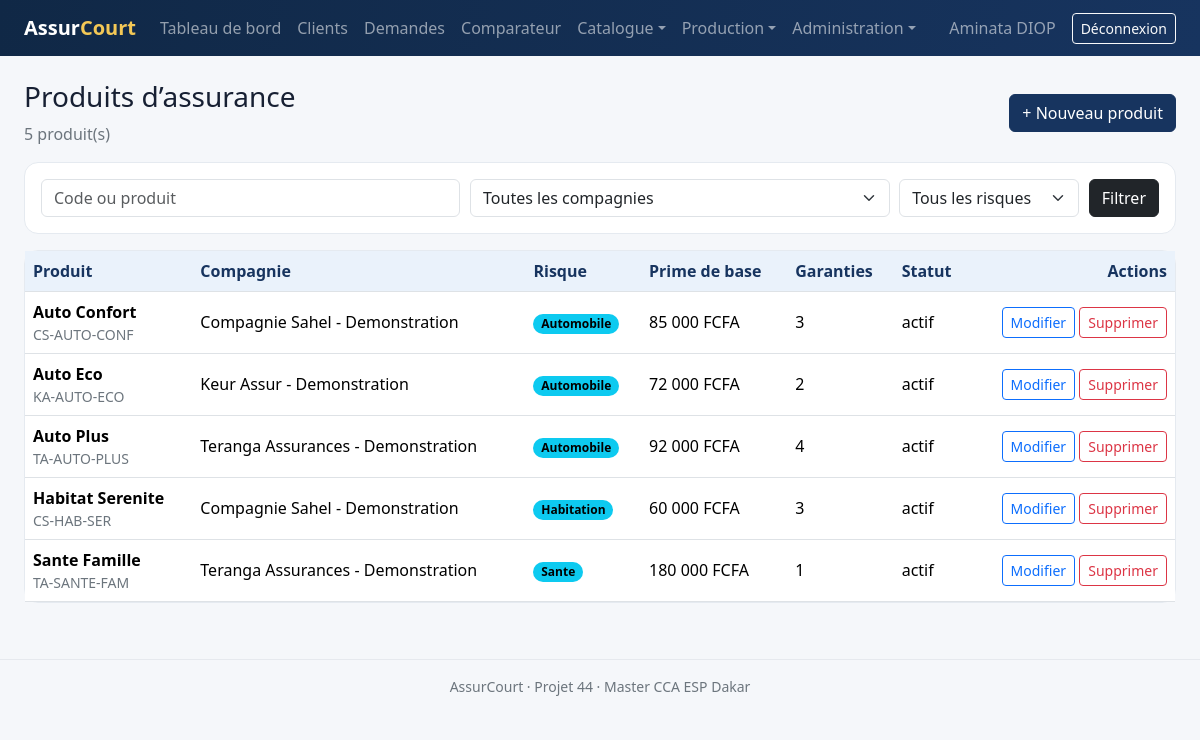
Page /public/produits/index.php (signed in) on the committed database.
### tables this page shows
CREATE TABLE produits_assurance (
    id BIGINT UNSIGNED AUTO_INCREMENT PRIMARY KEY,
    compagnie_id BIGINT UNSIGNED NOT NULL,
    categorie_id BIGINT UNSIGNED NOT NULL,
    code_produit VARCHAR(40) NOT NULL UNIQUE,
    nom VARCHAR(190) NOT NULL,
    description TEXT NULL,
    prime_base DECIMAL(15,2) NOT NULL DEFAULT 0,
    prime_minimale DECIMAL(15,2) NOT NULL DEFAULT 0,
    duree_mois SMALLINT UNSIGNED NOT NULL DEFAULT 12,
    statut ENUM('actif','inactif') NOT NULL DEFAULT 'actif',
    date_debut_validite DATE NOT NULL,
    date_fin_validite DATE NULL,
    INDEX idx_produit_catalogue (compagnie_id, categorie_id, statut),
    CONSTRAINT fk_produit_compagnie FOREIGN KEY (compagnie_id) REFERENCES compagnies(id),
    CONSTRAINT fk_produit_categorie FOREIGN KEY (categorie_id) REFERENCES categories_risque(id)
);

CREATE TABLE compagnies (
    id BIGINT UNSIGNED AUTO_INCREMENT PRIMARY KEY,
    code VARCHAR(20) NOT NULL UNIQUE,
    raison_sociale VARCHAR(190) NOT NULL,
    email VARCHAR(190) NULL,
    telephone VARCHAR(30) NULL,
    adresse VARCHAR(255) NULL,
    contact_commercial VARCHAR(190) NULL,
    statut ENUM('active','inactive') NOT NULL DEFAULT 'active',
    date_partenariat DATE NULL,
    created_at TIMESTAMP NOT NULL DEFAULT CURRENT_TIMESTAMP
);

CREATE TABLE categories_risque (
    id BIGINT UNSIGNED AUTO_INCREMENT PRIMARY KEY,
    code VARCHAR(30) NOT NULL UNIQUE,
    libelle VARCHAR(100) NOT NULL,
    description TEXT NULL
);

### includes/helpers.php (called while the page is built, shortened)
<?php
function e(?string $value): string
{
    return htmlspecialchars($value ?? '', ENT_QUOTES | ENT_SUBSTITUTE, 'UTF-8');
}

### public/produits/index.php (the view)
<?php
require_once __DIR__.'/../../includes/bootstrap.php';require_roles(['ADMIN','RESPONSABLE','AGENT']);$db=Database::connection();$q=trim((string)($_GET['q']??''));$cat=(int)($_GET['categorie']??0);$compagnie=(int)($_GET['compagnie']??0);$page=max(1,(int)($_GET['page']??1));$per=20;$w=[];$p=[];if($q!==''){$w[]='(p.code_produit LIKE :q OR p.nom LIKE :q)';$p['q']='%'.$q.'%';}if($cat){$w[]='p.categorie_id=:cat';$p['cat']=$cat;}if($compagnie){$w[]='p.compagnie_id=:cie';$p['cie']=$compagnie;}$where=$w?' WHERE '.implode(' AND ',$w):'';$s=$db->prepare('SELECT COUNT(*) FROM produits_assurance p'.$where);$s->execute($p);$total=(int)$s->fetchColumn();$pages=max(1,(int)ceil($total/$per));$page=min($page,$pages);$s=$db->prepare("SELECT p.*,c.raison_sociale,cr.libelle categorie,(SELECT COUNT(*) FROM produits_garanties pg WHERE pg.produit_id=p.id) nb_garanties FROM produits_assurance p JOIN compagnies c ON c.id=p.compagnie_id JOIN categories_risque cr ON cr.id=p.categorie_id $where ORDER BY p.nom LIMIT :lim OFFSET :off");foreach($p as $k=>$v)$s->bindValue(':'.$k,$v);$s->bindValue(':lim',$per,PDO::PARAM_INT);$s->bindValue(':off',($page-1)*$per,PDO::PARAM_INT);$s->execute();$rows=$s->fetchAll();$categories=$db->query('SELECT id,libelle FROM categories_risque ORDER BY libelle')->fetchAll();$compagnies=$db->query("SELECT id,raison_sociale FROM compagnies ORDER BY raison_sociale")->fetchAll();$title='Produits';require __DIR__.'/../../includes/header.php';?>
<div class="page-heading"><div><h1 class="h3">Produits d’assurance</h1><p class="text-secondary"><?= $total ?> produit(s)</p></div><a class="btn btn-primary" href="form.php">+ Nouveau produit</a></div><form class="filter-bar filter-four" method="get"><input class="form-control" name="q" value="<?= e($q) ?>" placeholder="Code ou produit"><select class="form-select" name="compagnie"><option value="0">Toutes les compagnies</option><?php foreach($compagnies as $c): ?><option value="<?= $c['id'] ?>" <?= $compagnie==(int)$c['id']?'selected':'' ?>><?= e($c['raison_sociale']) ?></option><?php endforeach ?></select><select class="form-select" name="categorie"><option value="0">Tous les risques</option><?php foreach($categories as $c): ?><option value="<?= $c['id'] ?>" <?= $cat==(int)$c['id']?'selected':'' ?>><?= e($c['libelle']) ?></option><?php endforeach ?></select><button class="btn btn-dark">Filtrer</button></form><div class="card"><div class="table-responsive"><table class="table table-hover align-middle mb-0"><thead><tr><th>Produit</th><th>Compagnie</th><th>Risque</th><th>Prime de base</th><th>Garanties</th><th>Statut</th><th class="text-end">Actions</th></tr></thead><tbody><?php foreach($rows as $r): ?><tr><td><strong><?= e($r['nom']) ?></strong><div class="small text-secondary"><?= e($r['code_produit']) ?></div></td><td><?= e($r['raison_sociale']) ?></td><td><span class="badge rounded-pill text-bg-info"><?= e($r['categorie']) ?></span></td><td><?= number_format((float)$r['prime_base'],0,',',' ') ?> FCFA</td><td><?= (int)$r['nb_garanties'] ?></td><td><?= e($r['statut']) ?></td><td class="text-end"><a class="btn btn-sm btn-outline-primary" href="form.php?id=<?= (int)$r['id'] ?>">Modifier</a> <form class="d-inline" method="post" action="delete.php" data-confirm="Supprimer ce produit ?"><?= csrf_field() ?><input type="hidden" name="id" value="<?= (int)$r['id'] ?>"><button class="btn btn-sm btn-outline-danger">Supprimer</button></form></td></tr><?php endforeach; ?><?php if(!$rows): ?><tr><td colspan="7" class="empty-state">Aucun produit trouvé.</td></tr><?php endif; ?></tbody></table></div></div><?php require __DIR__.'/../../includes/footer.php'; ?>

### public/assets/css/app.css (style rules this page uses)
:root { --navy:#17345f;--blue:#2f6fae;--pale:#eaf2fb;--gold:#d4a72c;--ink:#172033 }
body { background:#f5f7fa;color:var(--ink);font-family:system-ui,-apple-system,"Segoe UI",sans-serif }
.card { border:1px solid #e5eaf0;border-radius:14px }
.btn-primary { background:var(--navy);border-color:var(--navy) }
.table thead th { background:var(--pale);color:var(--navy);white-space:nowrap }
.page-heading { display:flex;justify-content:space-between;align-items:center;gap:1rem;margin-bottom:1rem }
.page-heading p { margin:0 }
.filter-bar { display:grid;grid-template-columns:minmax(240px,1fr) 220px auto;gap:.6rem;background:#fff;border:1px solid #e5eaf0;padding:1rem;border-radius:14px;margin-bottom:1rem }
.filter-bar.filter-four { grid-template-columns:minmax(190px,1fr) minmax(190px,1fr) 180px auto }

### rows in the picture
produits_assurance: nom "Auto Confort", code_produit "CS-AUTO-CONF", compagnie.raison_sociale "Compagnie Sahel - Demonstration", categorie.libelle "Automobile", prime_base "85 000", nb_garanties "3", statut "actif"
produits_assurance: nom "Auto Eco", code_produit "KA-AUTO-ECO", compagnie.raison_sociale "Keur Assur - Demonstration", categorie.libelle "Automobile", prime_base "72 000", nb_garanties "2", statut "actif"
produits_assurance: nom "Auto Plus", code_produit "TA-AUTO-PLUS", compagnie.raison_sociale "Teranga Assurances - Demonstration", categorie.libelle "Automobile", prime_base "92 000", nb_garanties "4", statut "actif"
produits_assurance: nom "Habitat Serenite", code_produit "CS-HAB-SER", compagnie.raison_sociale "Compagnie Sahel - Demonstration", categorie.libelle "Habitation", prime_base "60 000", nb_garanties "3", statut "actif"
produits_assurance: nom "Sante Famille", code_produit "TA-SANTE-FAM", compagnie.raison_sociale "Teranga Assurances - Demonstration", categorie.libelle "Sante", prime_base "180 000", nb_garanties "1", statut "actif"

### other values in the picture
$_SESSION['user']['prenom'].' '.$_SESSION['user']['nom'] "Aminata DIOP"
$total "5"
